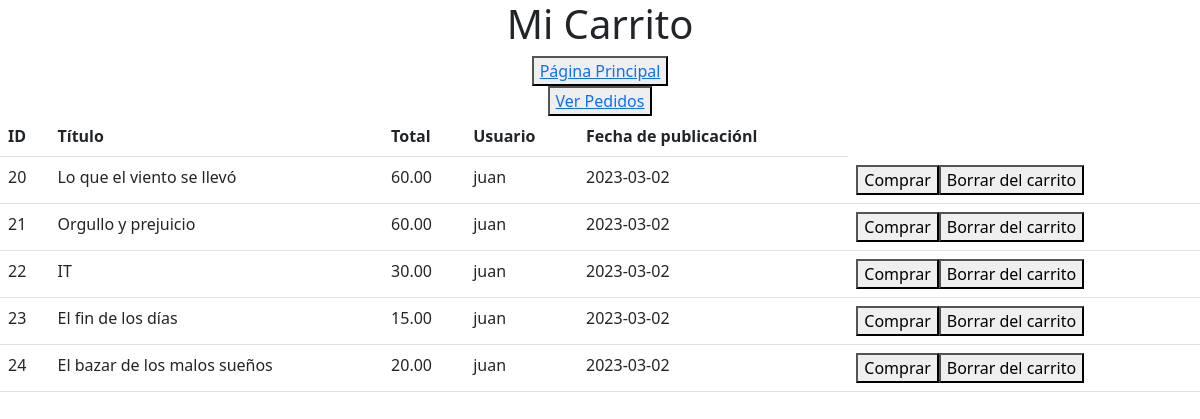
The app's page /php/carrito.php (signed in) with its own data.
### tables this page shows
CREATE TABLE `carrito` (
  `id` int(11) NOT NULL,
  `libros` varchar(255) NOT NULL,
  `total` decimal(10,2) NOT NULL,
  `usuario` varchar(255) NOT NULL,
  `fecha_pedido` date NOT NULL
);

### modules/modulos.php (the view, shortened to what this page needs)
<?php
function conexionBD() {
    $server = "localhost";
    $usuario = "root";
    $password = "";
    $bd = "libros_db";
    $con = mysqli_connect($server, $usuario, $password, $bd);
    return $con;
}
function VerCarrito(){
    $con =  conexionBD();
    $usuario = $_SESSION['nombre'];
    $sql = "SELECT * FROM carrito WHERE `usuario`= '$usuario'";
    $resultado = mysqli_query($con, $sql);
    if(mysqli_num_rows($resultado)> 0){
        echo "<table class=table table-striped table-bordered>";
        echo "<tr><th>ID</th><th>Título</th><th>Total</th><th>Usuario</th><th>Fecha de publicaciónl</th></tr>";
        while ($row = mysqli_fetch_assoc($resultado)) {
          echo  "<tr>";
          echo  "<td>" . $row['id'] . "</td>";
          echo  "<td>" . $row['libros'] . "</td>";
          echo  "<td>" . $row['total'] . "</td>";
          echo  "<td>" . $row['usuario'] . "</td>";
          echo  "<td>" . $row['fecha_pedido'] . "</td>";
          echo  "<td><form method='post' action=''>";
          echo  "<button name='comprar'>Comprar</button>";
          echo  "<button type='submit' name='BorrarCarrito'>Borrar del carrito</button>";
          echo  "</form></td>";
          echo  "</tr>";
        }
        echo  "</table>";
    }else{
        echo  "No se encontraron resultados";
    }
}
?>

### records on screen
carrito: id "20", libros "Lo que el viento se llevó", total "60.00", usuario "juan", fecha_pedido "2023-03-02"
carrito: id "21", libros "Orgullo y prejuicio", total "60.00", usuario "juan", fecha_pedido "2023-03-02"
carrito: id "22", libros "IT", total "30.00", usuario "juan", fecha_pedido "2023-03-02"
carrito: id "23", libros "El fin de los días", total "15.00", usuario "juan", fecha_pedido "2023-03-02"
carrito: id "24", libros "El bazar de los malos sueños", total "20.00", usuario "juan", fecha_pedido "2023-03-02"
